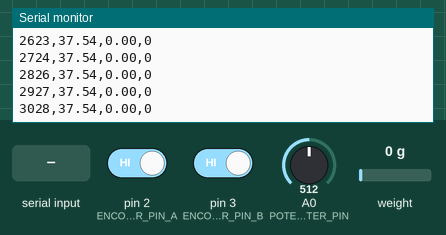
The sketch below on a simulated Arduino Uno, built with avr-gcc and run on an emulated ATmega328P. Shown: the last lines printed to the serial monitor. The inputs (shaded band) are chosen by the test bench; at power-on: weight on the scale 0 g, A0 (POTENTIOMETER_PIN) = 512, pin 2 (ENCODER_PIN_A) HIGH, pin 3 (ENCODER_PIN_B) HIGH.

Above: at 3.2 s.
3.3 s: weight on the scale set to 100 g
At 3.34 s:
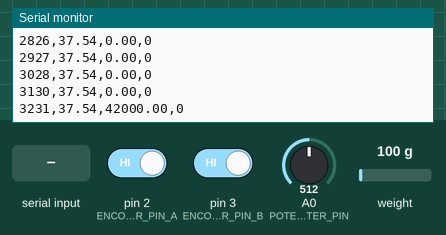
6.3 s: "TARE\n" received over Serial
At 7.49 s:
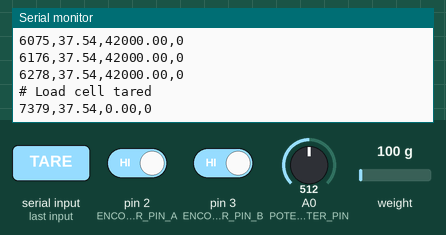
8.8 s: "RESET_ENCODER\n" received over Serial
At 9.11 s:
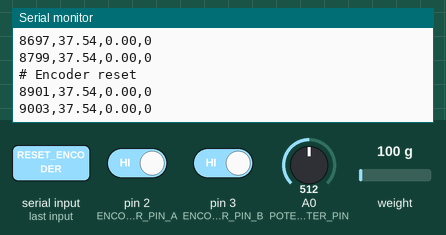
10.4 s: weight on the scale set to 1250 g
At 10.43 s:
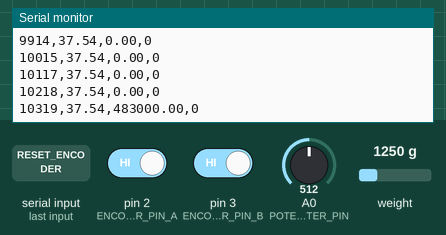
13.4 s: "CAL_LOAD:\n" received over Serial
At 13.78 s:
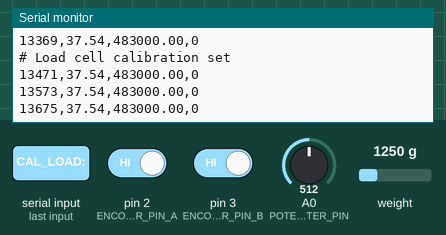
14.9 s: A0 (POTENTIOMETER_PIN) set to 716
At 14.9 s:
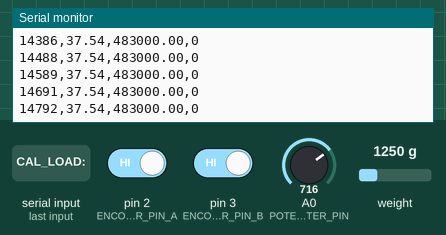
Timing chart, 0 to 17.4 s (numbered marks = the images above; inputs shaded):
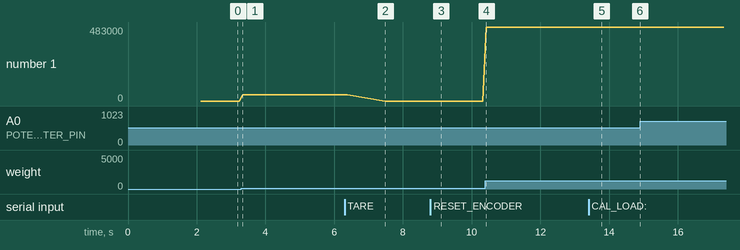

Measured:
- after the input at 3.3 s, the serial monitor: prints a new line at once (image 1)
- after the input at 6.3 s, the serial monitor: prints a new line after 1.1 s (image 2)
- after the input at 8.8 s, the serial monitor: prints a new line after 0.12 s (image 3)
- after the input at 10.4 s, the serial monitor: prints a new line at once (image 4)
- after the input at 13.4 s, the serial monitor: prints a new line after 0.10 s (image 5)
- plotted number 1: 0 → 42000 after the input at 3.3 s, 0 → 483000 after the input at 10.4 s

The sketch:

shockee_sensors.ino
```cpp
#include "HX711.h"

// Pin definitions
const int POTENTIOMETER_PIN = A0;
const int ENCODER_PIN_A = 2;
const int ENCODER_PIN_B = 3;
const int HX711_DOUT_PIN = 4;
const int HX711_SCK_PIN = 5;

// HX711 load cell amplifier
HX711 scale;

// Encoder variables
volatile long encoderPosition = 0;
volatile bool encoderA_prev = false;

// Calibration values
float loadCellCalibration = 1.0; // Adjust based on your load cell
float potentiometerScale = 75.0 / 1023.0; // 75mm / 1023 ADC steps

// Timing
unsigned long lastSampleTime = 0;
const unsigned long SAMPLE_INTERVAL = 10; // 100Hz sampling (10ms)

void setup() {
  Serial.begin(9600);

  // Initialize load cell
  scale.begin(HX711_DOUT_PIN, HX711_SCK_PIN);
  scale.set_scale(loadCellCalibration);
  scale.tare(); // Reset to zero

  // Initialize encoder pins
  pinMode(ENCODER_PIN_A, INPUT_PULLUP);
  pinMode(ENCODER_PIN_B, INPUT_PULLUP);

  // Attach interrupts for encoder
  attachInterrupt(digitalPinToInterrupt(ENCODER_PIN_A), encoderISR, CHANGE);
  attachInterrupt(digitalPinToInterrupt(ENCODER_PIN_B), encoderISR, CHANGE);

  // Initialize potentiometer pin
  pinMode(POTENTIOMETER_PIN, INPUT);

  Serial.println("# Shockee Sensor Data");
  Serial.println("# Format: timestamp,position_mm,force_kg,encoder_pulses");

  delay(1000); // Allow sensors to stabilize
}

void loop() {
  unsigned long currentTime = millis();

  if (currentTime - lastSampleTime >= SAMPLE_INTERVAL) {
    // Read potentiometer (position)
    int potValue = analogRead(POTENTIOMETER_PIN);
    float position = potValue * potentiometerScale;

    // Read load cell (force)
    float force = 0.0;
    if (scale.is_ready()) {
      force = scale.get_units(1); // Average of 1 reading for speed
    }

    // Read encoder position
    long currentEncoderPos = encoderPosition;

    // Send data in CSV format
    Serial.print(currentTime);
    Serial.print(",");
    Serial.print(position, 2);
    Serial.print(",");
    Serial.print(force, 2);
    Serial.print(",");
    Serial.println(currentEncoderPos);

    lastSampleTime = currentTime;
  }

  // Check for calibration commands
  if (Serial.available() > 0) {
    String command = Serial.readStringUntil('\n');
    command.trim();

    if (command == "TARE") {
      scale.tare();
      Serial.println("# Load cell tared");
    } else if (command == "RESET_ENCODER") {
      encoderPosition = 0;
      Serial.println("# Encoder reset");
    } else if (command.startsWith("CAL_LOAD:")) {
      float calValue = command.substring(9).toFloat();
      scale.set_scale(calValue);
      Serial.println("# Load cell calibration set");
    }
  }
}

void encoderISR() {
  bool encoderA = digitalRead(ENCODER_PIN_A);
  bool encoderB = digitalRead(ENCODER_PIN_B);

  if (encoderA != encoderA_prev) {
    if (encoderA == encoderB) {
      encoderPosition--;
    } else {
      encoderPosition++;
    }
  }
  encoderA_prev = encoderA;
}
```
